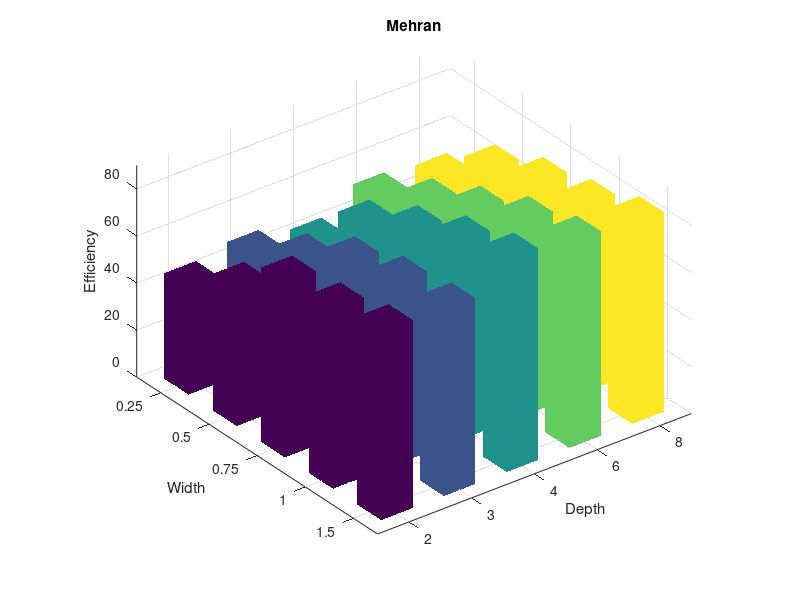

The MATLAB source for this figure: (Note: this script raises an error after producing the figure.)
clc
clear all
close all
%% 
% Single=  [10 30 75 45 96 34 20 35 67 65];
% Doubel=  [56 58 59 42 35 12 69 87 45 25];
% triangle=[29 37 85 94 68 35 65 45 15 94];
% Z=[Single;Doubel;triangle]';
% figure
% bar3(Z)
% title('Detached Style')
% set(gca,'XTickLabel',{'single wall','Doubel Wall','triangle Wall'},'XTickLabelRotation',320)
%%
C1=[45 58 74 76 80];
C2=[48 60 72 77 79];
C3=[43 64 75 84 90];
C4=[52 63 73 82 87];
C5=[50 67 75 79 85];
Z=[C1;C2;C3;C4;C5]';
figure
bar3(Z,0.5)
title('Mehran')
set(gca,'XTickLabel',[2 3 4 6 8],'XTickLabelRotation',320)
set(gca,'YTickLabel',[0.25 0.5 0.75 1 1.5],'XTickLabelRotation',0)
xlabel('Depth')
ylabel('Width')
zlabel('Efficiency')

shading interp
for i = C1
     zdata = get(C1,'Zdata');
     set(h(i),'Cdata',zdata)
     set(h,'EdgeColor','k')


end



















